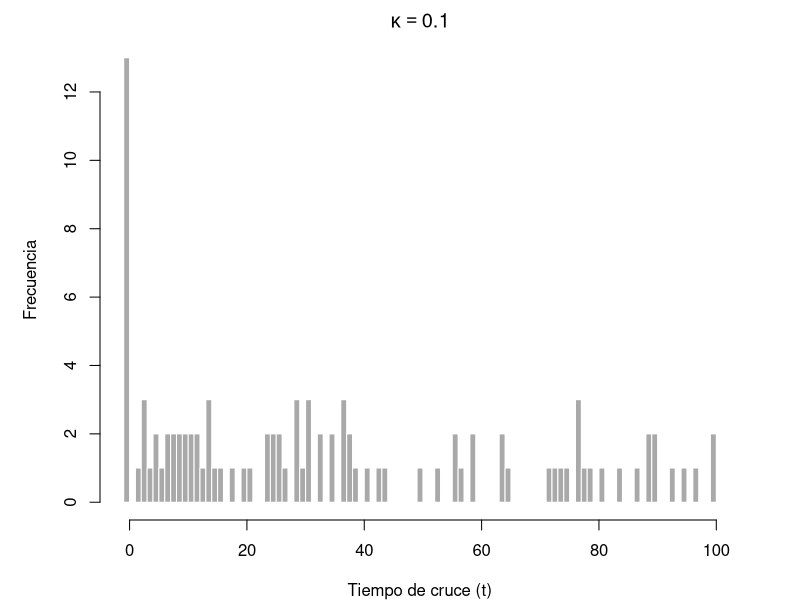
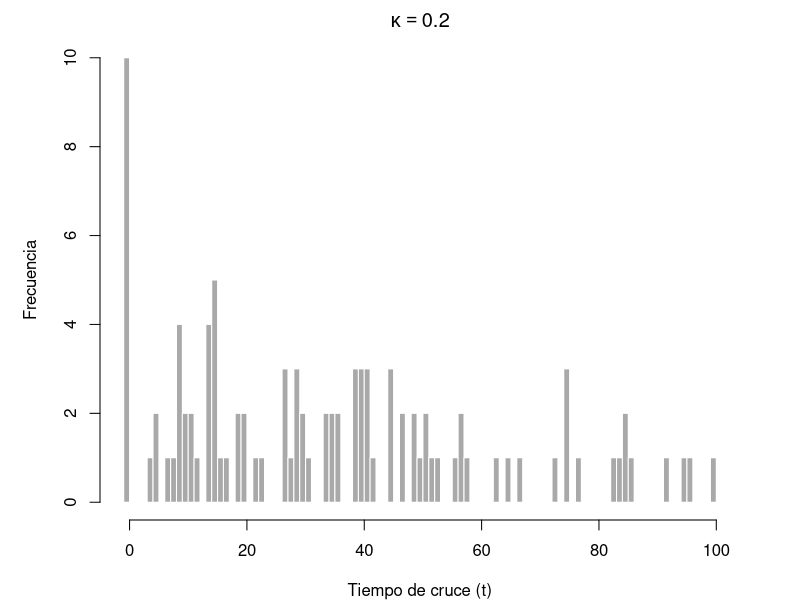
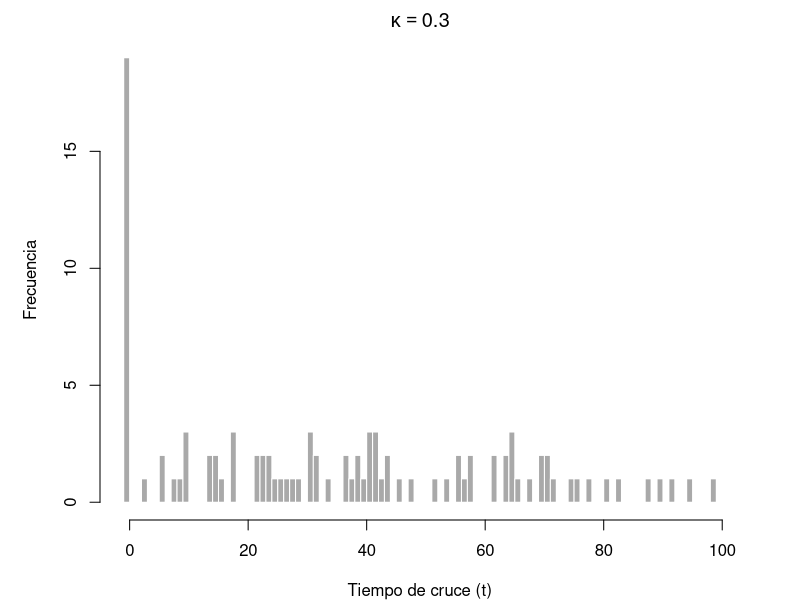
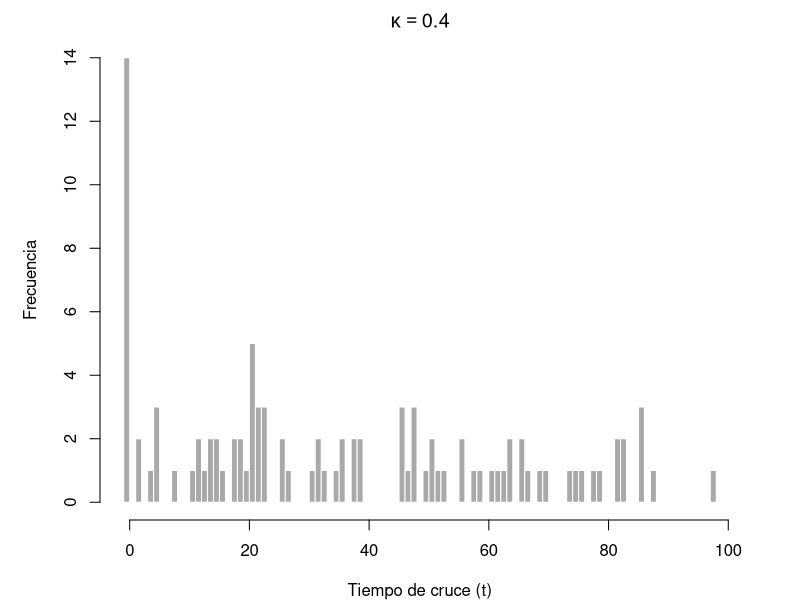
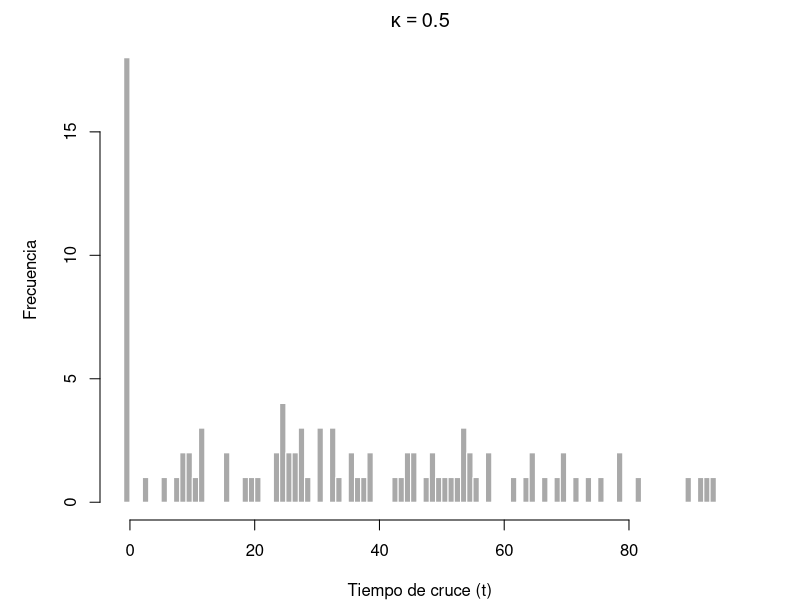
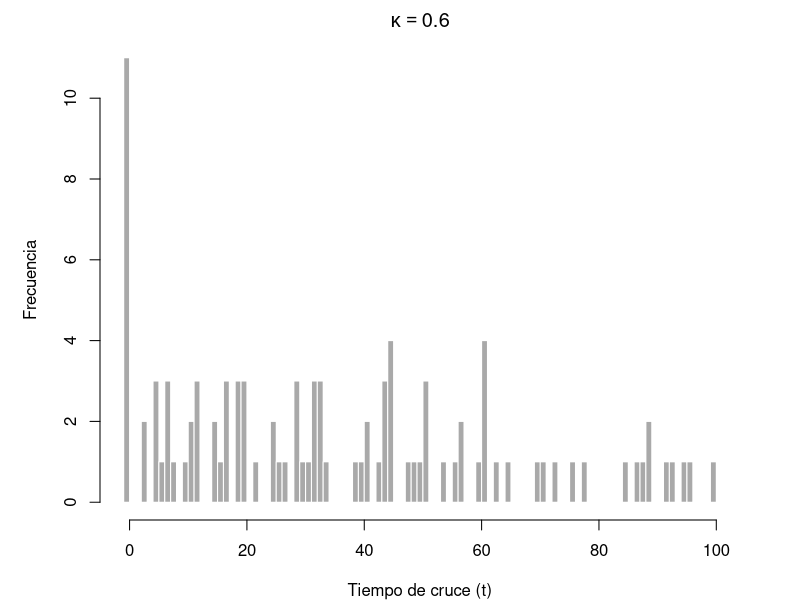
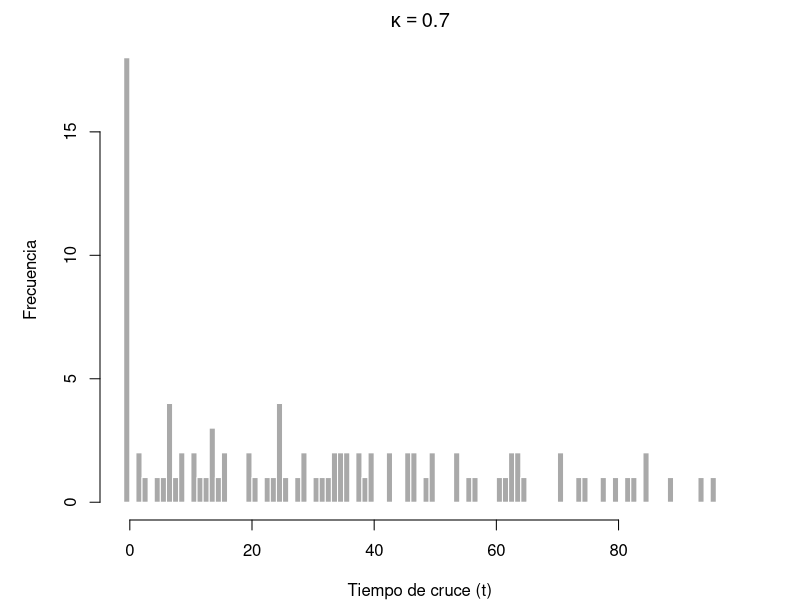
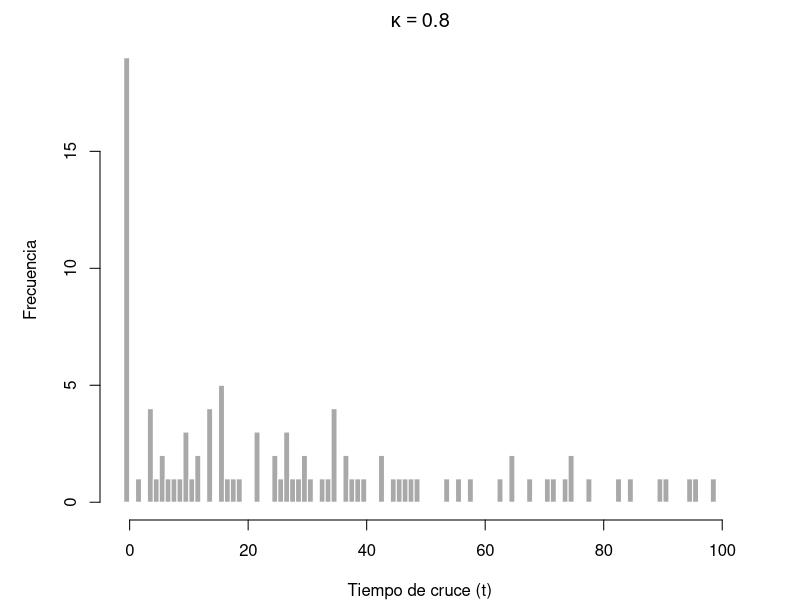

Recreate these plots in R, in order.
# Histogramas con k paso uniforme

#Parámetros
theta_min <- 2
alpha     <- 0.55
bar_theta <- 1000
k_max         <- 1
# TIEMPO DE ITERACIONES
n         <- 100
# TRAYECTORIAS
m         <- 100
# Tamaño del paso
t         <- 10
# Lista con m vectores numéricos de tamaño n
his_lista <- replicate(t-1, vector(mode = "numeric", length = m), simplify = FALSE)

# Definimos un kappa para cada paso 
for(s in 1:(t-1)){
  
  
  # kappa del paso
  k <- s/t
  
  #TRAYECTORIA m
  for (j in 1:m) {
    # Condición inicial
    theta_l = 100
    # REGLAS DE LA TRAYECCTORIA j
    for (i in 1:n) {
      
      theta_I <- theta_l / runif(1, min = 0, max = 1)^(1 / alpha)
      theta_C <- theta_min / runif(1, min = 0, max = 1)^(1 / alpha)
      
      # REGLA
      if (theta_l < bar_theta) { # r=(1,0)
        if (theta_C > theta_I * (1 - k)) {
          theta_l <- max(theta_min, theta_I * (1 - k))
        } else {
          theta_l <- max(theta_l, theta_C / (1 - k))
        }
      } else { # r = (1,1) -> Supera el threshold
        his_lista[[s]][[j]] <- i  # Guardamos el tiempo de quiebre del paso s en la trayectoria j
        theta_l <- min(theta_I, max(theta_C, theta_l))
        
        #graf_temporal[i] <- theta_l 
        break
      }
    }
    
    # Si el ciclo terminó naturalmente y nunca superó el threshold, le asignamos el tiempo máximo n
    if (his_lista[[s]][[j]]== 0) {
      his_lista[[s]][[j]] <- -1
    }
    
    
  }
}


# Plot de las trayectorias

par(mfrow = c(1, 1),mar=c(4, 5, 2, 3) )
for(i in 1:(t-1)){
  hist(his_lista[[i]], 
       plot=TRUE,
       breaks = 100, 
       col = "darkgray", 
       border = "white",
       xlab = "Tiempo de cruce (t)", 
       ylab = "Frecuencia",
       main = bquote(kappa==.(i/t)))
}
